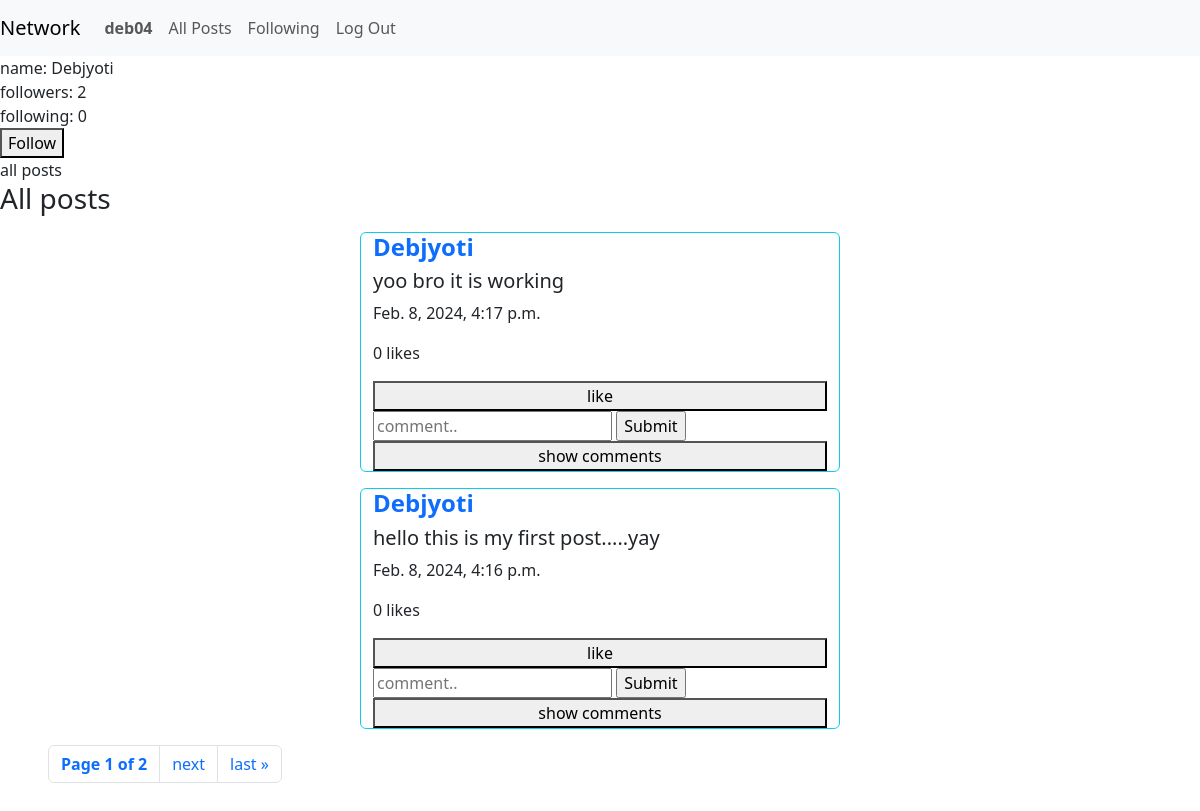
Page /profile/Debjyoti (signed in) on the committed database.
### network/models.py (models this page shows)
class User(AbstractUser, models.Model):
    follower_count = models.IntegerField(default=0)
    following_count = models.IntegerField(default=0)
    follower_list = models.ManyToManyField('User', blank=True, related_name='followers')
    following_list = models.ManyToManyField('User', blank=True, related_name='following')

class Posts(models.Model):
    username = models.ForeignKey('User', null=True, on_delete=models.SET_NULL, related_name='all_posts')
    post_content = models.CharField(max_length=1000)
    creation_time = models.DateTimeField(auto_now_add=True, blank=True, null=True)
    likes = models.IntegerField(default=0)
    liked_by = models.ManyToManyField('User', blank=True, related_name='likes')

### network/views.py (the view)
# urls.py: path("profile/<str:name>", views.profile_view, name="profile"),
def profile_view(request, name):
    all_posts = User.objects.get(username=name).all_posts.all().order_by('-creation_time')
    paginator = Paginator(all_posts, 2)
    pg_number = request.GET.get("page")
    pg_obj = paginator.get_page(pg_number)
    return render(request, "network/profile.html", {
        "user_profile": User.objects.get(username=name),
        "all_posts": pg_obj
    })

### network/templates/network/profile.html (shortened to what this page needs)
{% extends "network/layout.html" %}
{% load static %}
{% block body %}
    name: {{ user_profile.username }}
    <br>
    followers: {{ user_profile.follower_count }}
    <br>
    following: {{ user_profile.following_count }}
    <br>
    {% if user.is_authenticated and user.username != user_profile.username %}
        <a href="{% url 'followrequest' user_profile.username %}">
            <button>
                {% if user in user_profile.follower_list.all %}
                    Unfollow
                {% else %}
                    Follow
                {% endif %}
            </button>
        </a>
        <br>
    {% endif %}
    all posts
    <h3>All posts </h3>
    {% for post in all_posts %}
        <div class="product-container container-fluid card my-3 border border-info" style="width: 30rem;">
        <a class="text-decoration-none" href="{% url 'profile' post.username %}">
            <h4 class="fw-bold">{{ post.username }}</h4>
        </a>
        <h5 id="post-{{post.id}}">{{ post.post_content }}</h5>
        <p>{{ post.creation_time }}</p>
        <p id="likecount-{{post.id}}">{{ post.likes }} likes</p>
        {% if user.is_authenticated %}
            <button id="like-{{post.id}}" onclick="like_post(id)">
            {% if user in post.liked_by.all %}
                remove like
            {% else %}
                like
            {% endif %}
            </button>
            <form id="postcomment-{{post.id}}" onsubmit="post_comment(event, id)">
            <input type="text" id="commentcontent-{{post.id}}" placeholder="comment.." required>
            <input type="submit" value="Submit">
            </form>
        {% endif %}
        <button id="loadcomment-{{post.id}}" onclick="load_comments(id)">show comments</button>
        </div>
    {% endfor %}
    <ul class="pagination px-5" style="width: 100%;">
        <li class="page-item">
            <p class="page-link fw-bold">Page {{ all_posts.number }} of {{ all_posts.paginator.num_pages }}</p>
        </li>
        {% if all_posts.has_next %}
          <li class="page-item">
            <a href="?page={{ all_posts.next_page_number }}" class="page-link">next</a>
          </li>
          <li class="page-item">
            <a href="?page={{ all_posts.paginator.num_pages }}" class="page-link">last &raquo;</a>
          </li>
        {% endif %}
      </ul>
{% endblock %}

### network/templates/network/layout.html (shortened to what this page needs)
{% load static %}
<!DOCTYPE html>
<html lang="en">
    <head>
        <link rel="stylesheet" href="https://cdn.jsdelivr.net/npm/bootstrap@5.3.2/dist/css/bootstrap.min.css">
        <link href="{% static 'network/styles.css' %}" rel="stylesheet">
    </head>
    <body>
        <nav class="navbar navbar-expand-lg navbar-light bg-light">
            <a class="navbar-brand" href="#">Network</a>
            <div>
              <ul class="navbar-nav mr-auto">
                {% if user.is_authenticated %}
                    <li class="nav-item">
                        <a class="nav-link" href="{% url 'profile' user.username %}"><strong>{{ user.username }}</strong></a>
                    </li>
                {% endif %}
                <li class="nav-item">
                  <a class="nav-link" href="{% url 'index' %}">All Posts</a>
                </li>
                {% if user.is_authenticated %}
                    <li class="nav-item">
                        <a class="nav-link" href="{% url 'following' %}">Following</a>
                    </li>
                    <li class="nav-item">
                        <a class="nav-link" href="{% url 'logout' %}">Log Out</a>
                    </li>
                {% endif %}
              </ul>
            </div>
          </nav>
        <div class="body">
            {% block body %}
            {% endblock %}
        </div>
    </body>
</html>

### rows in the picture
User: username "deb04"
User: username "Debjyoti", follower_count "2", following_count "0"
Posts: username "Debjyoti", post_content "yoo bro it is working", creation_time "Feb. 8, 2024, 4:17 p.m.", likes "0"
Posts: username "Debjyoti", post_content "hello this is my first post.....yay", creation_time "Feb. 8, 2024, 4:16 p.m.", likes "0"

### other values in the picture
{{ all_posts.number }} "1"
{{ all_posts.paginator.num_pages }} "2"
